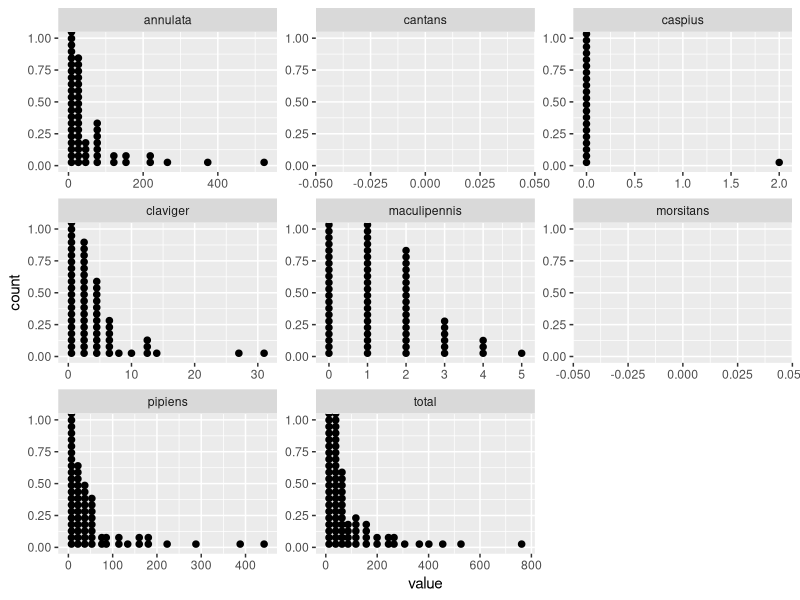
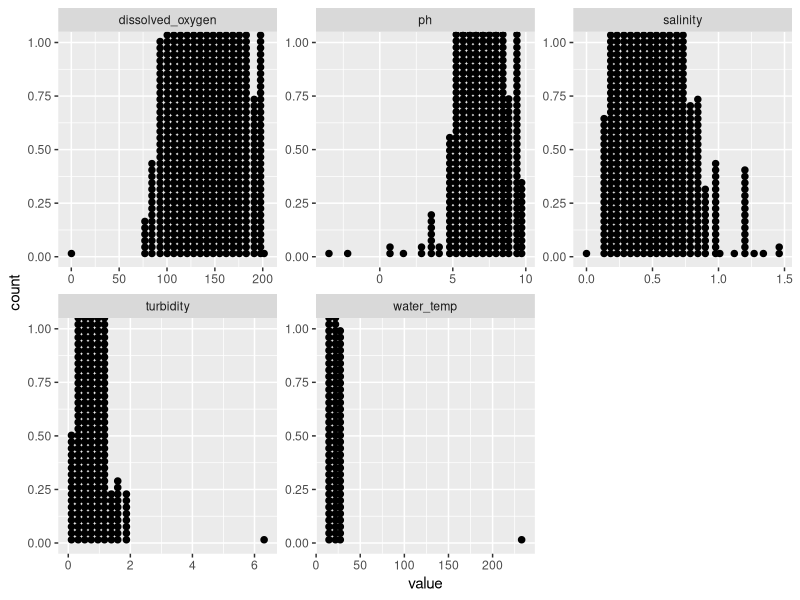
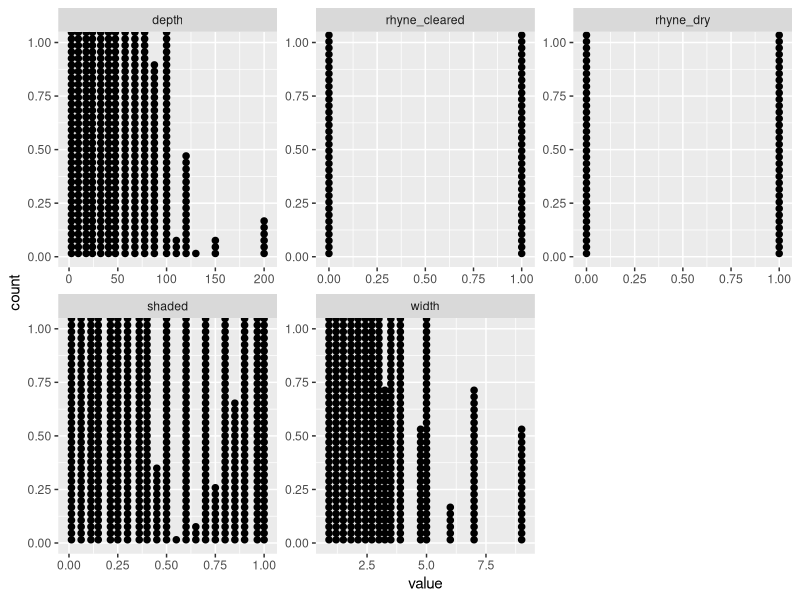

Here is the R script that generated these plots, in order:
library(tidyverse)

rawdat <- read_csv("boral_data.csv")
rawdat$uid = 1:nrow(rawdat)


# convenience functions 

qhist <- function(df) {
  df %>%
    keep(is.numeric) %>% 
    gather() %>% 
    ggplot(aes(value)) +
    facet_wrap(~ key, scales = "free") +
    geom_histogram()
}

qdot <- function(df) {
  df %>%
    keep(is.numeric) %>% 
    gather() %>% 
    ggplot(aes(value)) +
    facet_wrap(~ key, scales = "free") +
    geom_dotplot()
  
}


# location ----------------------------------------------------------------

loc <- rawdat %>% 
  # select 
  select(uid,
         site,
         plot,
         year,
         season,
         location, 
         management,
         dip_point) %>%
  # factor them
  mutate(site = site %>% as.factor,
         plot = plot %>% as.factor,
         year = year %>% as.factor,
         season = season %>% as.factor,
         dip_point = dip_point %>% as.factor,
         management = if_else(management == 1, "Tier1", "Tier3") %>% as.factor)


# abundance ---------------------------------------------------------------

abun <- rawdat %>% 
  select(
    total = totals_n_larvae,
    pipiens = totals_n_cx_pipiens,
    maculipennis = totals_n_an_maculipennis,
    claviger = totals_n_an_claviger,
    annulata = totals_n_cs_annulata,
    morsitans = totals_n_cs_morsitans,
    cantans = totals_n_oc_annulipes_cantans,
    caspius = totals_n_oc_caspius
  )

qdot(abun)


# water chemistry ---------------------------------------------------------

wchem <- rawdat %>% 
  select(
    turbidity,
    salinity,
    water_temp = water_temperature_c,
    dissolved_oxygen,
    ph = p_h_probe
  ) %>% 
  mutate_all(as.numeric)

# some outliers
qdot(wchem)

wchem <- # fixed outliers
  wchem %>% mutate(
    turbidity = ifelse(turbidity > 3, NA, turbidity),
    water_temp = ifelse(water_temp > 40, NA, water_temp),
    ph = ifelse(ph < 0, NA, ph),
    dissolved_oxygen = ifelse(dissolved_oxygen < 50, NA, dissolved_oxygen)
  ) 


# structure ---------------------------------------------------------------

struc <- rawdat %>% 
  select(
    rhyne_dry,
    rhyne_cleared,
    exposure,
    landcover,
    width = average_width_m,
    depth = av_depth_centre_cm,
    shaded = percentage_water_shaded
  ) %>% 
  mutate_at(vars(-landcover), as.numeric) %>% 
  mutate(exposure = exposure %>% as.character,
         shaded = ifelse(shaded > 100, NA, shaded/100))

qdot(struc)

# vegetation --------------------------------------------------------------

vegrem <- function(x) {
  y = str_remove(x, "central_")
  z = str_remove(y, "_percent")
  return(z)
}

veg <- rawdat %>% 
  select(starts_with("central_cover")) %>% 
  rename_all(vegrem) %>% 
  mutate_all(~ ./100)


# bind and pivot ----------------------------------------------------------

data <- bind_cols(loc, abun, struc, wchem, veg) 

tidydata <- 
  data %>% 
  pivot_longer(cols = colnames(abun),
               names_to = "species",
               values_to = "abundance")



